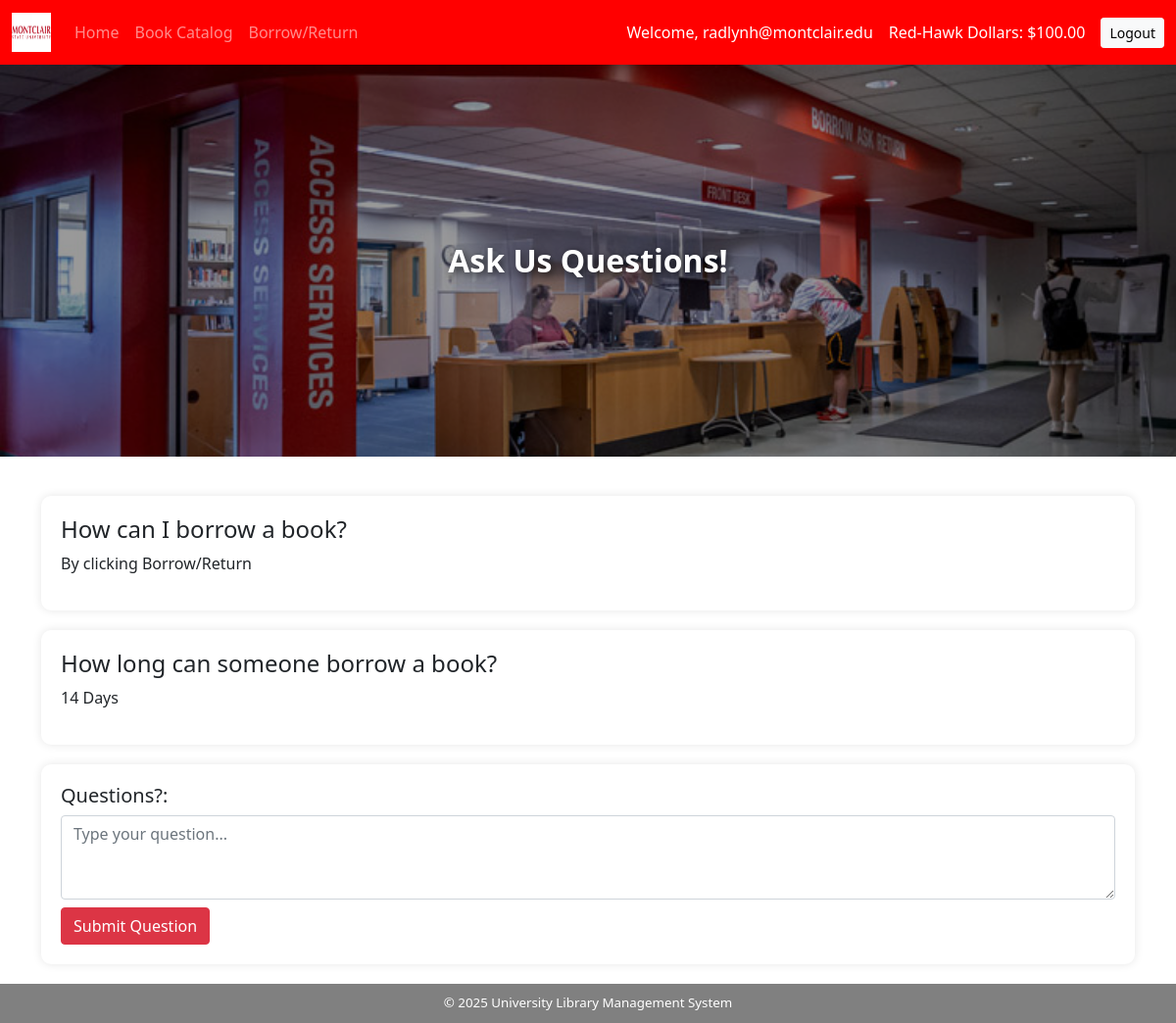
The app's page /FAQ.php (signed in) with its own data.
### tables this page shows
CREATE TABLE `members` (
  `member_id` int(11) NOT NULL,
  `name` varchar(255) NOT NULL,
  `email` varchar(255) NOT NULL,
  `phone` varchar(15) DEFAULT NULL,
  `address` text DEFAULT NULL,
  `password` varchar(255) NOT NULL,
  `membership_date` timestamp NOT NULL DEFAULT current_timestamp(),
  `redhawk_balance` decimal(10,2) DEFAULT 100.00
);

CREATE TABLE `questions` (
  `id` int(11) NOT NULL,
  `question_id` int(11) NOT NULL,
  `member_id` int(11) DEFAULT NULL,
  `question` text NOT NULL,
  `answer` text DEFAULT NULL,
  `submitted_at` datetime DEFAULT current_timestamp()
);

### FAQ.php (the view, shortened to what this page needs)
<?php
require_once 'database.php';
?>
<!DOCTYPE html>
<html lang="en">
<head>
    <link href="https://cdn.jsdelivr.net/npm/bootstrap@5.0.2/dist/css/bootstrap.min.css" rel="stylesheet">
</head>
<body>
<?php include 'navbar.php'; ?>
<div class="frontP">
    <span>Ask Us Questions!</span>
</div>
<div class="container">
    <?php
    $result = $conn->query("SELECT question, answer FROM Questions WHERE answer IS NOT NULL ORDER BY submitted_at DESC");
    if ($result && $result->num_rows > 0):
        while ($row = $result->fetch_assoc()):
    ?>
        <div class="faq-box">
            <h4><?= htmlspecialchars($row['question']) ?></h4>
            <p><?= nl2br(htmlspecialchars($row['answer'])) ?></p>
        </div>
    <?php endwhile;
    else: ?>
        <p>No answered questions yet. Check back soon!</p>
    <?php endif; ?>
    <?php if (isset($_SESSION['member_id'])): ?>
        <div class="faq-box">
            <h5>Questions?:</h5>
            <form method="POST">
                <textarea name="user_question" class="form-control mb-2" rows="3" placeholder="Type your question..." required></textarea>
                <button type="submit" class="btn btn-danger">Submit Question</button>
            </form>
        </div>
    <?php endif; ?>
</div>
</body>
</html>

### navbar.php (shortened to what this page needs)
<?php
require_once 'database.php';
$redhawk_balance = '';
if (isset($_SESSION['member_id'])) {
    $stmt = $conn->prepare("SELECT redhawk_balance FROM Members WHERE member_id = ?");
    $stmt->bind_param("i", $_SESSION['member_id']);
    $stmt->execute();
    $result = $stmt->get_result();
    if ($row = $result->fetch_assoc()) {
        $redhawk_balance = "$" . number_format($row['redhawk_balance'], 2);
    }
}
?>
<!DOCTYPE html>
<html lang="en">
<head>
    <link href="https://cdn.jsdelivr.net/npm/bootstrap@5.0.2/dist/css/bootstrap.min.css" rel="stylesheet"
>
</head>
<body>
<nav class="navbar navbar-expand-sm navbar-dark" style="background-color:red;">
    <div class="container-fluid">
        <a href="index.php" class="navbar-brand">
            <img src="msu_logo.jpg" height="40" width="40" alt="msu logo">
        </a>
        <div class="collapse navbar-collapse" id="navbarCollapse">
            <div class="navbar-nav">
                <a href="index.php" class="nav-item nav-link">Home</a>
                <a href="bookCatalog.php" class="nav-item nav-link">Book Catalog</a>
                <a href="borrowReturn.php" class="nav-item nav-link">Borrow/Return</a>
            </div>
        </div>
        <div class="d-flex align-items-center" id="loginButton">
            <?php if (isset($_SESSION['email'])): ?>
                <span class="text-white me-3">Welcome, <?= htmlspecialchars($_SESSION['email']) ?></span>
                <?php if ($redhawk_balance): ?>
                    <span class="text-white me-3">Red-Hawk Dollars: <?= $redhawk_balance ?></span>
                <?php endif; ?>
                <a href="logout.php" class="btn btn-light btn-sm">Logout</a>
            <?php else: ?>
                <a href="userLogin.php" class="btn btn-light btn-sm login-button">Login</a>
            <?php endif; ?>
        </div>
    </div>
</nav>
<footer class="fixed-bottom">
    <p>&copy; <?php echo date("Y"); ?> University Library Management System</p>
</footer>
</body>
</html>

### FAQ.php (style rules this page uses)
body { font-family: Arial, sans-serif; background-color: #f8f9fa; }
.frontP { background: url("lib.jpg") no-repeat center center/cover; height: 400px; display: flex; justify-content: center; align-items: center; text-align: center; color: white; font-size: 2rem; font-weight: bold; text-shadow: 2px 2px 8px rgba(0, 0, 0, 0.7); position: relative; }
.frontP::before { content: ""; position: absolute; top: 0; left: 0; width: 100%; height: 100%; background: rgba(0, 0, 0, 0.4); }
.frontP span { position: relative; z-index: 2; }
.faq-box { background-color: white; padding: 20px; margin-bottom: 20px; border-radius: 10px; box-shadow: 0 0 10px rgba(0,0,0,0.1); }
.container { padding: 40px 20px; }

### navbar.php (style rules this page uses)
footer { background: gray; color: white; text-align: center; font-size: smaller; height: 40px; padding: 10px; }
#navbarCollapse { text-align: center; }
#loginButton { text-align: right; }

### records on screen
members: redhawk_balance "$100.00"
questions: question "How can I borrow a book?", answer "By clicking Borrow/Return"
questions: question "How long can someone borrow a book?", answer "14 Days"

### other values on screen
$_SESSION['email'] "radlynh@montclair.edu"
